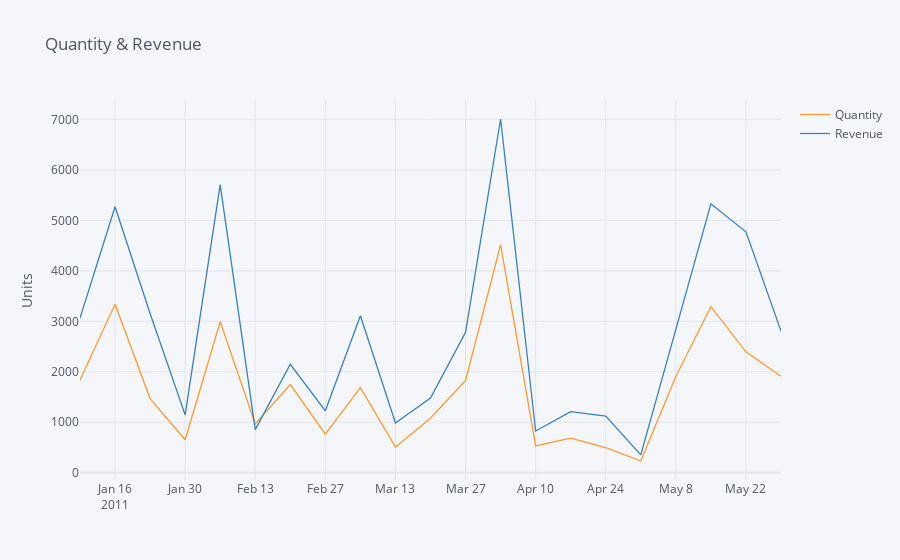

The notebook cell saved with this chart:
### Code cell
plottwo.iplot(kind='line', yTitle='Units', title='Quantity & Revenue')

### Figure 1 — Plotly figure (JSON) as saved in the notebook; plotly's stock layout.template omitted (floating-point values rounded to 4 significant figures)
{"data": [{"line": {"color": "rgba(255, 153, 51, 1.0)", "dash": "solid", "shape": "linear", "width": 1.3}, "mode": "lines", "name": "Quantity", "text": "", "type": "scatter", "x": ["2011-01-09", "2011-01-16", "2011-01-23", "2011-01-30", "2011-02-06", "2011-02-13", "2011-02-20", "2011-02-27", "2011-03-06", "2011-03-13", "2011-03-20", "2011-03-27", "2011-04-03", "2011-04-10", "2011-04-17", "2011-04-24", "2011-05-01", "2011-05-08", "2011-05-15", "2011-05-22", "2011-05-29"], "y": [1835, 3339, 1468, 651, 2992, 964, 1745, 763, 1684, 506, 1079, 1829, 4519, 529, 684, 494, 230, 1907, 3292, 2396, 1911]}, {"line": {"color": "rgba(55, 128, 191, 1.0)", "dash": "solid", "shape": "linear", "width": 1.3}, "mode": "lines", "name": "Revenue", "text": "", "type": "scatter", "x": ["2011-01-09", "2011-01-16", "2011-01-23", "2011-01-30", "2011-02-06", "2011-02-13", "2011-02-20", "2011-02-27", "2011-03-06", "2011-03-13", "2011-03-20", "2011-03-27", "2011-04-03", "2011-04-10", "2011-04-17", "2011-04-24", "2011-05-01", "2011-05-08", "2011-05-15", "2011-05-22", "2011-05-29"], "y": [3063.0, 5273.0, 3156.0, 1144.0, 5711.0, 852.4, 2148.0, 1225.0, 3110.0, 984.1, 1480.0, 2783.0, 7013.0, 825.8, 1209.0, 1122.0, 351.6, 2858.0, 5331.0, 4775.0, 2806.0]}], "layout": {"legend": {"bgcolor": "#F5F6F9", "font": {"color": "#4D5663"}}, "paper_bgcolor": "#F5F6F9", "plot_bgcolor": "#F5F6F9", "title": {"font": {"color": "#4D5663"}, "text": "Quantity & Revenue"}, "xaxis": {"gridcolor": "#E1E5ED", "showgrid": true, "tickfont": {"color": "#4D5663"}, "title": {"font": {"color": "#4D5663"}, "text": ""}, "zerolinecolor": "#E1E5ED"}, "yaxis": {"gridcolor": "#E1E5ED", "showgrid": true, "tickfont": {"color": "#4D5663"}, "title": {"font": {"color": "#4D5663"}, "text": "Units"}, "zerolinecolor": "#E1E5ED"}}}
